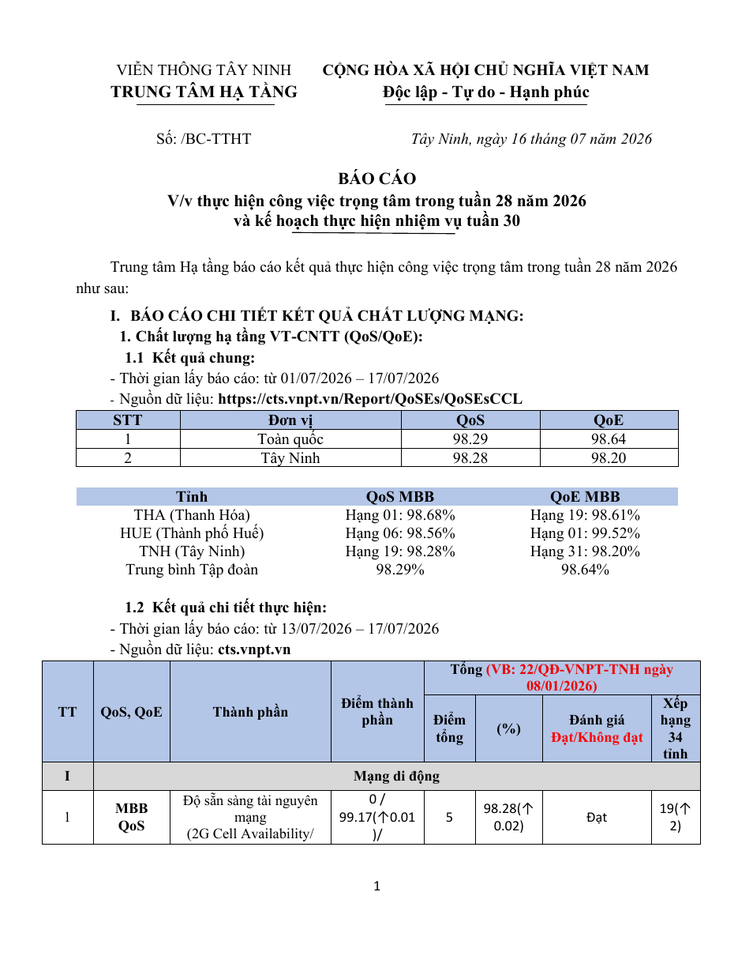
#> input picture _docx_export_work/rendered-pages/page-01.png, 738 x 956 px, shrunk from 935 x 1210 before the run; its folder holds only this picture in this run
$ python make_contact_sheets.py
#> lines starting #> are read from the running program, lines starting #| are printed output that depends on the picture
import sys
from pathlib import Path

from PIL import Image, ImageDraw, ImageFont


source = Path(sys.argv[1]) if len(sys.argv) > 1 else Path(__file__).with_name("rendered-pages")
output = Path(sys.argv[2]) if len(sys.argv) > 2 else Path(__file__).with_name("contact-sheets")
output.mkdir(exist_ok=True)
pages = sorted(source.glob("page-*.png"), key=lambda path: int(path.stem.split("-")[-1]))
font = ImageFont.load_default(size=24)

for sheet_index in range(0, len(pages), 4):
    group = pages[sheet_index : sheet_index + 4]
    images = [Image.open(path).convert("RGB") for path in group]
#> images = 1 item
    width = max(image.width for image in images)
#> width = 738
    height = max(image.height for image in images)
#> height = 956
    label_height = 40
    canvas = Image.new("RGB", (width * 2 + 30, (height + label_height) * 2 + 30), "#d7dee6")
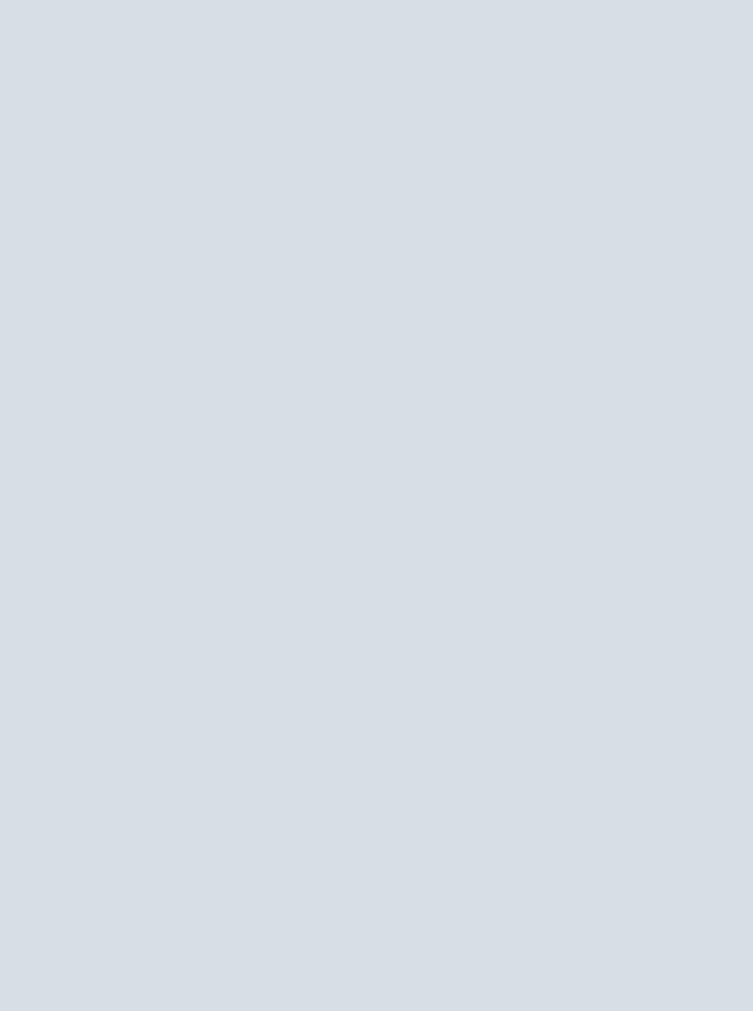
#> canvas: PIL image 1506x2022 RGB (shown at 1/2 size); mean R, G, B 215, 222, 230
    draw = ImageDraw.Draw(canvas)
    for item_index, (path, image) in enumerate(zip(group, images)):
        column = item_index % 2
        row = item_index // 2
        x = column * (width + 20)
        y = row * (height + label_height + 20)
        canvas.paste(image, (x, y + label_height))
        draw.text((x + 8, y + 7), f"Trang {int(path.stem.split('-')[-1])}", fill="#12253b", font=font)
#> this loop made 1 pass
#> (item_index, column, row, x, y) on pass 1: (0, 0, 0, 0, 0)
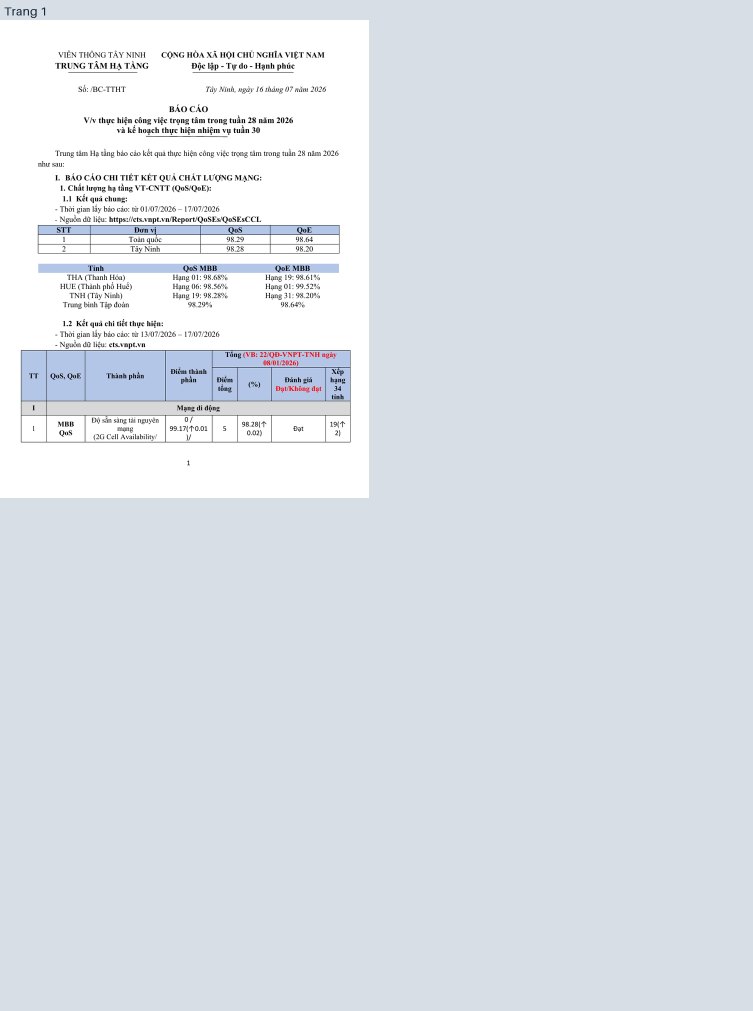
#> canvas: PIL image 1506x2022 RGB (shown at 1/2 size); mean R, G, B 219.3, 225, 232.1
    canvas.save(output / f"contact-{sheet_index // 4 + 1:02d}.jpg", quality=88)

print(f"Created {len(list(output.glob('contact-*.jpg')))} contact sheets")

$ run again, on _docx_export_work/rendered-pages/page-05.png
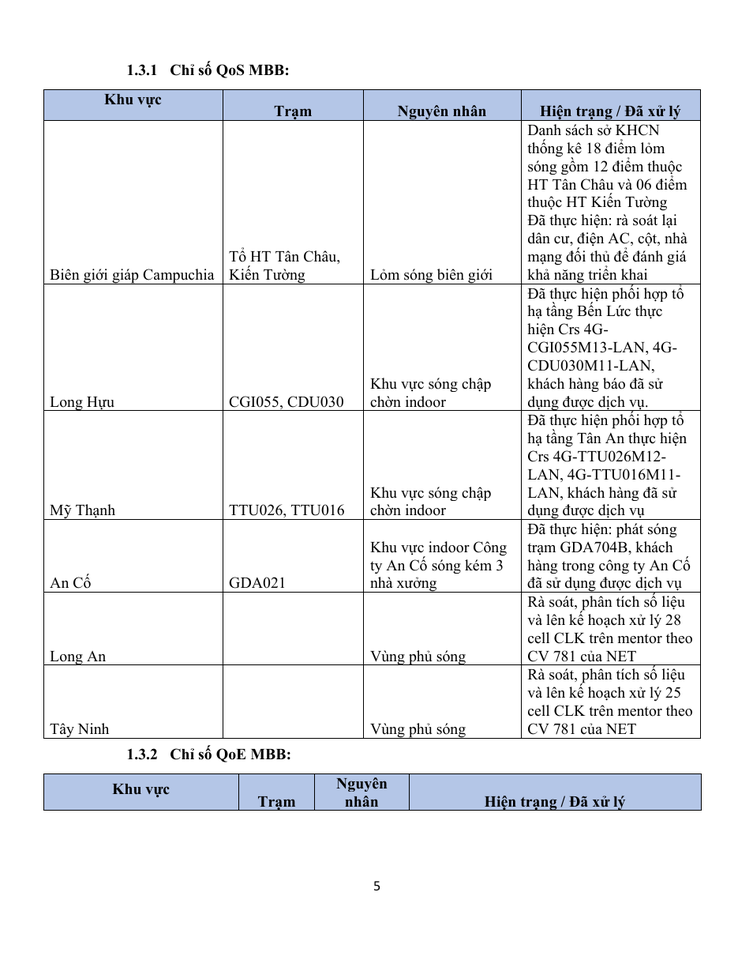
#> input picture _docx_export_work/rendered-pages/page-05.png, 738 x 956 px, shrunk from 935 x 1210 before the run
#> images = 1 item
#> width = 738
#> height = 956
#> the loop `for item_index, (path, image) in enumerate(zip(group, images)):` made 1 pass
#> (item_index, column, row, x, y) on pass 1: (0, 0, 0, 0, 0)
#> after the loop `for item_index, (path, image) in enumerate(zip(group, images)):`:
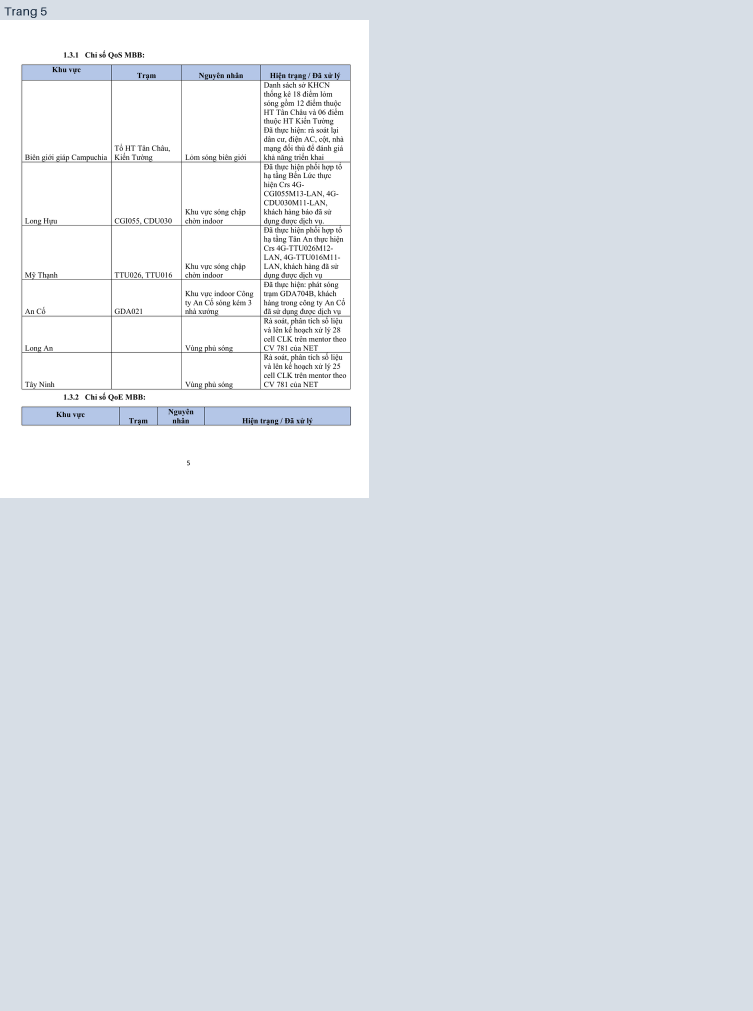
#> canvas: PIL image 1506x2022 RGB (shown at 1/2 size); mean R, G, B 220.6, 226.2, 232.8

$ run again, on _docx_export_work/rendered-pages/page-06.png
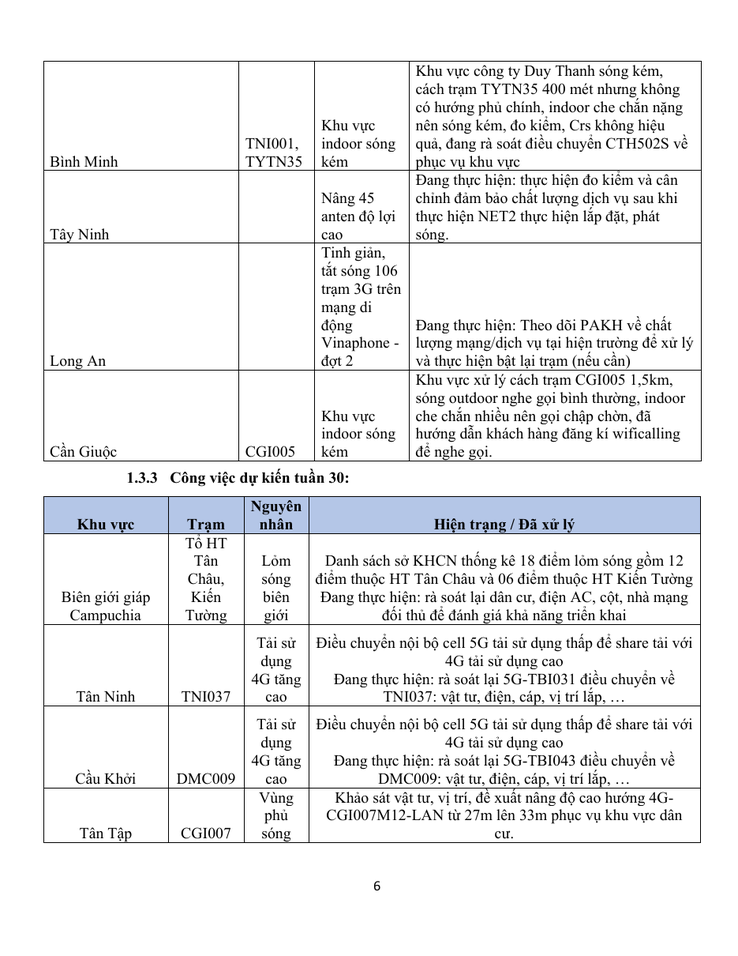
#> input picture _docx_export_work/rendered-pages/page-06.png, 738 x 956 px, shrunk from 935 x 1210 before the run
#> images = 1 item
#> width = 738
#> height = 956
#> the loop `for item_index, (path, image) in enumerate(zip(group, images)):` made 1 pass
#> (item_index, column, row, x, y) on pass 1: (0, 0, 0, 0, 0)
#> after the loop `for item_index, (path, image) in enumerate(zip(group, images)):`:
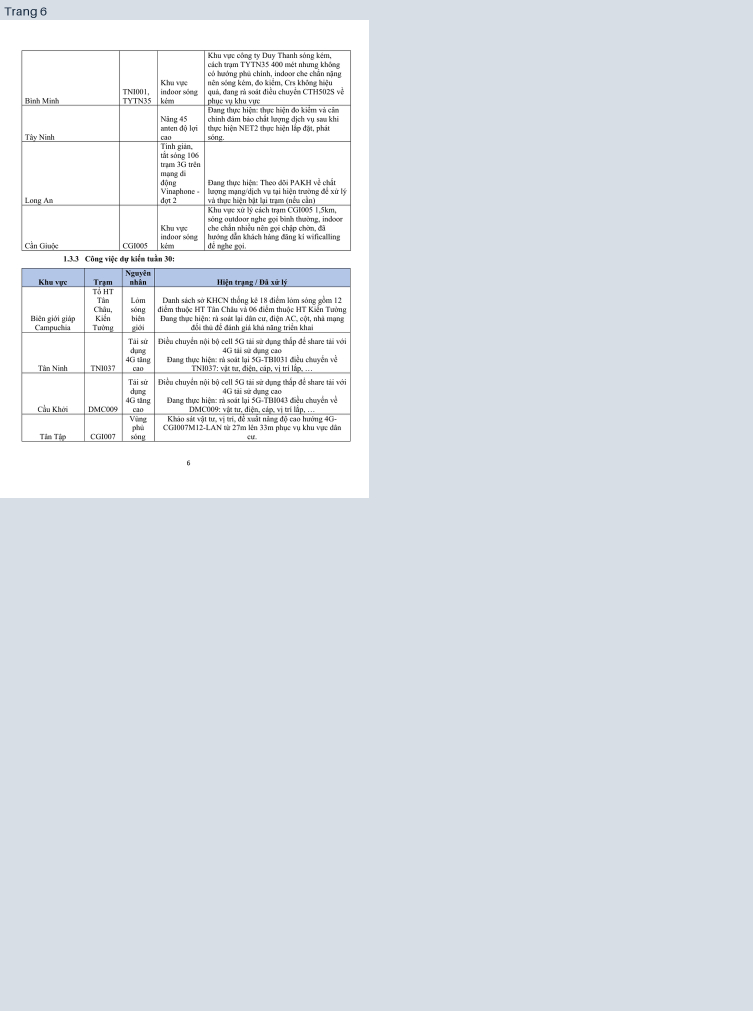
#> canvas: PIL image 1506x2022 RGB (shown at 1/2 size); mean R, G, B 220.2, 225.7, 232.1

$ run again, on _docx_export_work/rendered-pages/page-07.png
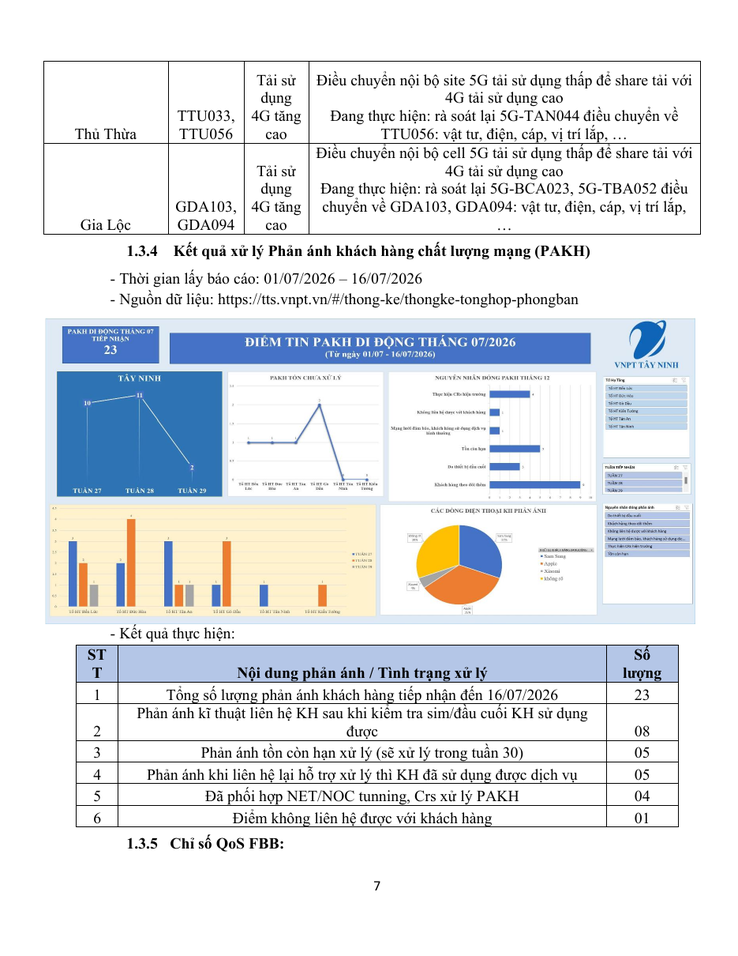
#> input picture _docx_export_work/rendered-pages/page-07.png, 738 x 956 px, shrunk from 935 x 1210 before the run
#> images = 1 item
#> width = 738
#> height = 956
#> the loop `for item_index, (path, image) in enumerate(zip(group, images)):` made 1 pass
#> (item_index, column, row, x, y) on pass 1: (0, 0, 0, 0, 0)
#> after the loop `for item_index, (path, image) in enumerate(zip(group, images)):`:
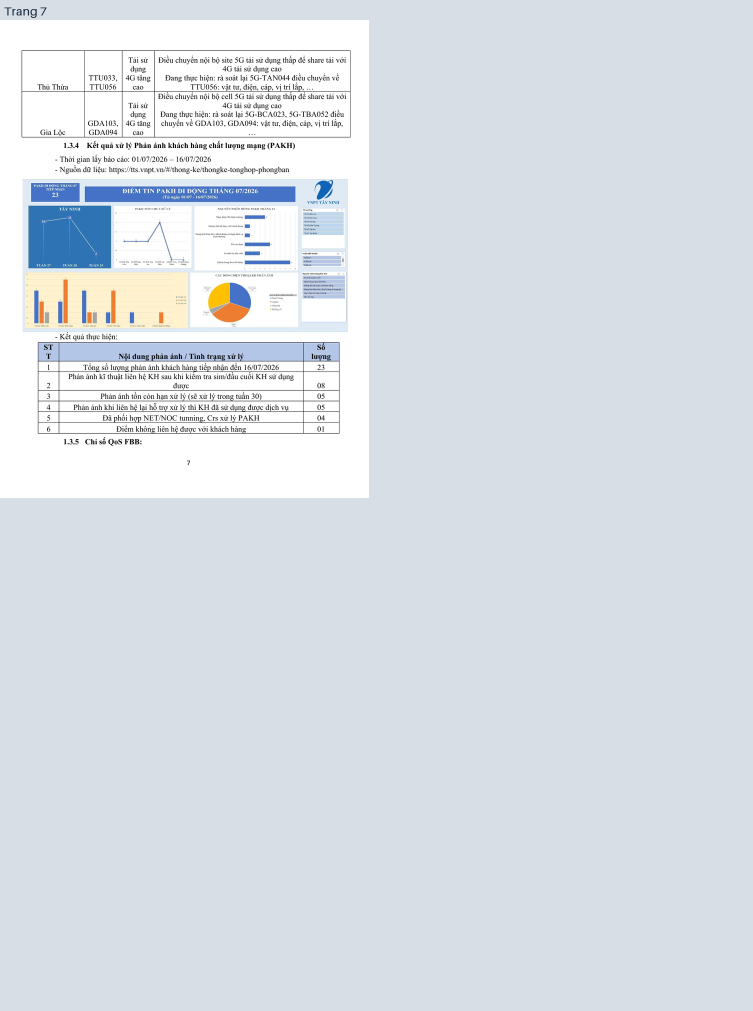
#> canvas: PIL image 1506x2022 RGB (shown at 1/2 size); mean R, G, B 217.8, 224, 231

$ run again, on _docx_export_work/rendered-pages/page-02.png
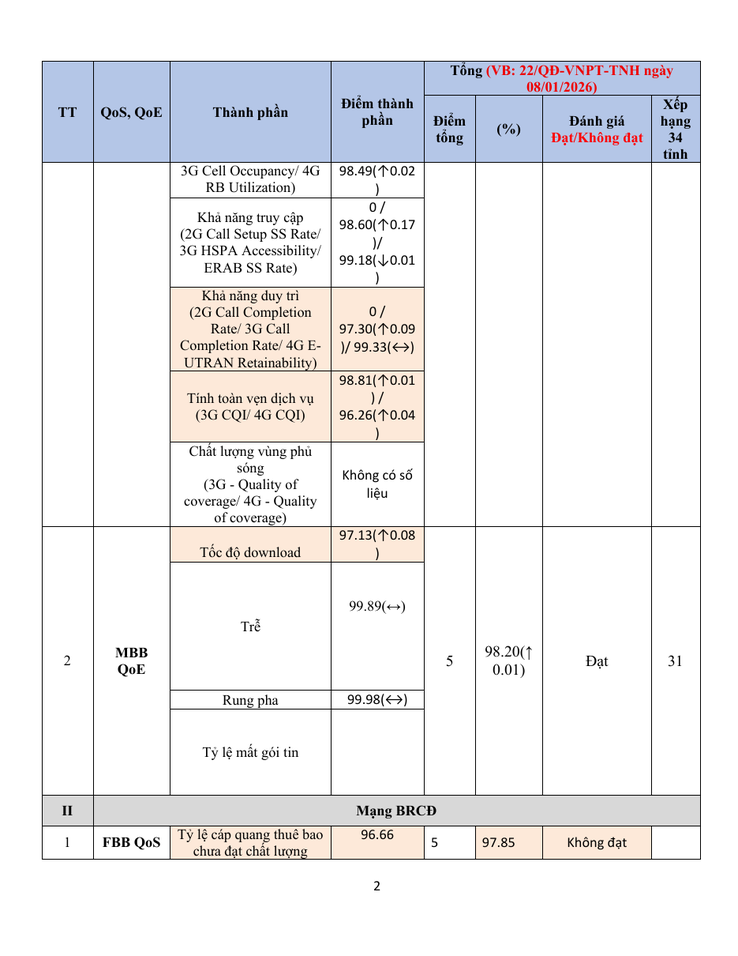
#> input picture _docx_export_work/rendered-pages/page-02.png, 738 x 956 px, shrunk from 935 x 1210 before the run
#> images = 1 item
#> width = 738
#> height = 956
#> the loop `for item_index, (path, image) in enumerate(zip(group, images)):` made 1 pass
#> (item_index, column, row, x, y) on pass 1: (0, 0, 0, 0, 0)
#> after the loop `for item_index, (path, image) in enumerate(zip(group, images)):`:
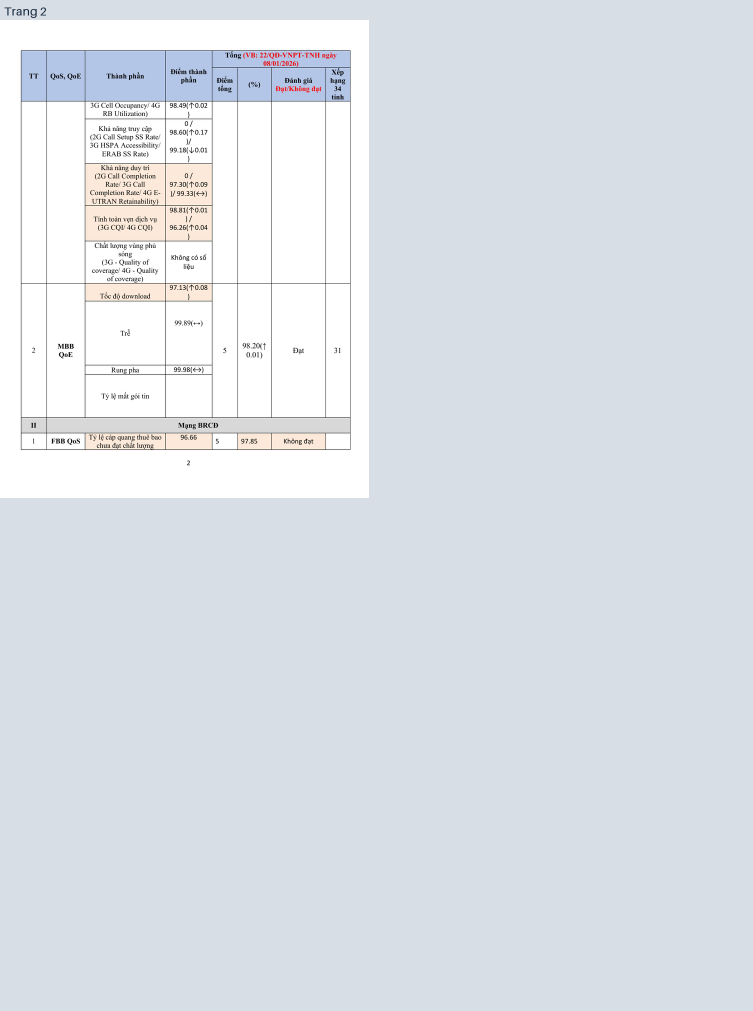
#> canvas: PIL image 1506x2022 RGB (shown at 1/2 size); mean R, G, B 220.4, 225.7, 232.2
